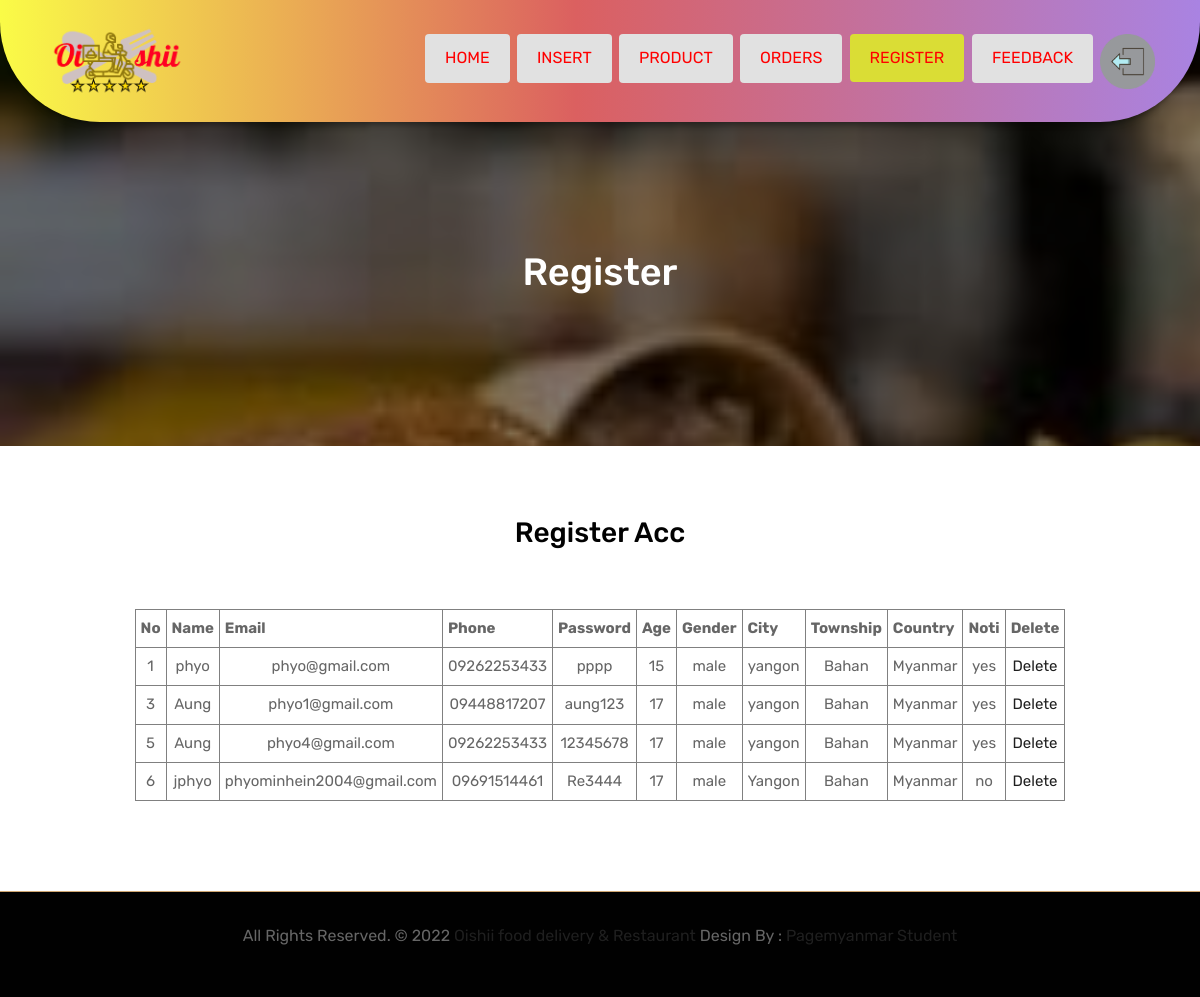
/admin/register.php, run on the app's committed database.
### tables this page shows
CREATE TABLE IF NOT EXISTS `register` (
  `f_no` int(100) NOT NULL AUTO_INCREMENT,
  `name` varchar(30) NOT NULL,
  `email` varchar(50) NOT NULL,
  `phone` varchar(20) NOT NULL,
  `password` varchar(50) NOT NULL,
  `age` text NOT NULL,
  `gender` text NOT NULL,
  `city` text NOT NULL,
  `township` text NOT NULL,
  `country` text NOT NULL,
  `noti` text NOT NULL,
  PRIMARY KEY (`f_no`)
);

### admin/register.php (the view, shortened to what this page needs)
<!DOCTYPE html>
<html lang="en">
<head>
    <link rel="stylesheet" href="css/bootstrap.min.css">
    <link rel="stylesheet" href="css/style.css">
    <link rel="stylesheet" href="css/responsive.css">
    <link rel="stylesheet" href="css/custom.css">
</head>
<body>
	<header class="top-navbar">
		<nav class="navbar navbar-expand-lg navbar-light bg-ry">
			<div class="container">
				<a class="navbar-brand" href="home.php">
					<img class="logo-size hvr-grow-rotate " src="images/logo.png" alt="" />
				</a>
				<div class="collapse navbar-collapse" id="navbars-rs-food">
					<ul class="navbar-nav ml-auto">
						<li class="nav-item "><a class="nav-link" href="home.php">Home</a></li>&nbsp;&nbsp;
						<li class="nav-item"><a class="nav-link" href="insert.php">Insert</a></li>&nbsp;&nbsp;
						<li class="nav-item"><a class="nav-link" href="product.php">Product</a></li>&nbsp;&nbsp;
						<li class="nav-item"><a class="nav-link" href="order.php">Orders</a></li>&nbsp;&nbsp;
						<li class="nav-item"><a class="active" href="register.php">Register</a></li>&nbsp;&nbsp;
						<li class="nav-item"><a class="nav-link" href="feedback.php">Feedback</a></li>&nbsp;&nbsp;
						<li class="nav-item hvr-pulse-shrink "><a  href="index.php"><img class="register" src="images/register.png"></a></li>
					</ul>
				</div>
			</div>
		</nav>
	</header>
	<div class="all-page-title page-breadcrumb">
		<div class="container text-center">
			<div class="row">
				<div class="col-lg-12">
					<h1>Register</h1>
				</div>
			</div>
		</div>
	</div>
	<div class="gallery-box">
		<div class="container">
			<div class="row">
				<div class="col-lg-12">
					<div class="heading-title text-center">
						<h2>Register Acc</h2>
					</div>
				</div>
			</div>
			<center>
			 <?php
				include("connection.php");
				$view = "SELECT * FROM register";
				$result = mysqli_query($con, $view);
				echo "<table border='1' cellspacing='0' cellpadding='5px'>";
				echo "<tr>
						  <th>No</th>
						  <th>Name</th>
					  	  <th>Email</th>
					  	  <th>Phone</th>
					  	  <th>Password</th>
					  	  <th>Age</th>
						  <th>Gender</th>
					  	  <th>City</th>
						  <th>Township</th>
						  <th>Country</th>
					  	  <th>Noti</th>
						  <th>Delete</th>
					  </tr>
					 ";
				while(list($p_id, $p_brands, $p_model, $p_price, $p_modele, $p_pricee, $p_p, $p_m, $p_pr, $p_pri, $p_prio) = mysqli_fetch_array($result))
				{
					echo "<tr align='center'>";
					echo "<td>". $p_id ."</td>";
					echo "<td>". $p_brands ."</td>";
					echo "<td>". $p_model ."</td>";
					echo "<td>". $p_price ."</td>";
					echo "<td>". $p_modele ."</td>";
					echo "<td>". $p_pricee ."</td>";
					echo "<td>". $p_p ."</td>";
					echo "<td>". $p_m ."</td>";
					echo "<td>". $p_pr ."</td>";
					echo "<td>". $p_pri ."</td>";
					echo "<td>". $p_prio ."</td>";
					echo "<td>"."<a href='delete3.php?pro_id=$p_id'>Delete</a>"."</td>";
				    echo "</tr>";
				}
				echo "</table>";
		  ?>
		  </center>
		</div>
	</div>
	<footer>
		<div class="copyright">
			<div class="container">
				<div class="row">
					<div class="col-lg-12">
						<p class="company-name">All Rights Reserved. &copy; 2022 <a href="register.html">Oishii food delivery & Restaurant</a> Design By :
					<a href="https://pagemyanmar.com">Pagemyanmar Student</a></p>
					</div>
				</div>
			</div>
		</div>
	</footer>
</body>
</html>

### data on the page
register: f_no "1", name "phyo", email "phyo@gmail.com", phone "09262253433", password "pppp", age "15", gender "male", city "yangon", township "Bahan", country "Myanmar", noti "yes"
register: f_no "3", name "Aung", email "phyo1@gmail.com", phone "09448817207", password "aung123", age "17", gender "male", city "yangon", township "Bahan", country "Myanmar", noti "yes"
register: f_no "5", name "Aung", email "phyo4@gmail.com", phone "09262253433", password "12345678", age "17", gender "male", city "yangon", township "Bahan", country "Myanmar", noti "yes"
register: f_no "6", name "jphyo", email "phyominhein2004@gmail.com", phone "09691514461", password "Re3444", age "17", gender "male", city "Yangon", township "Bahan", country "Myanmar", noti "no"
